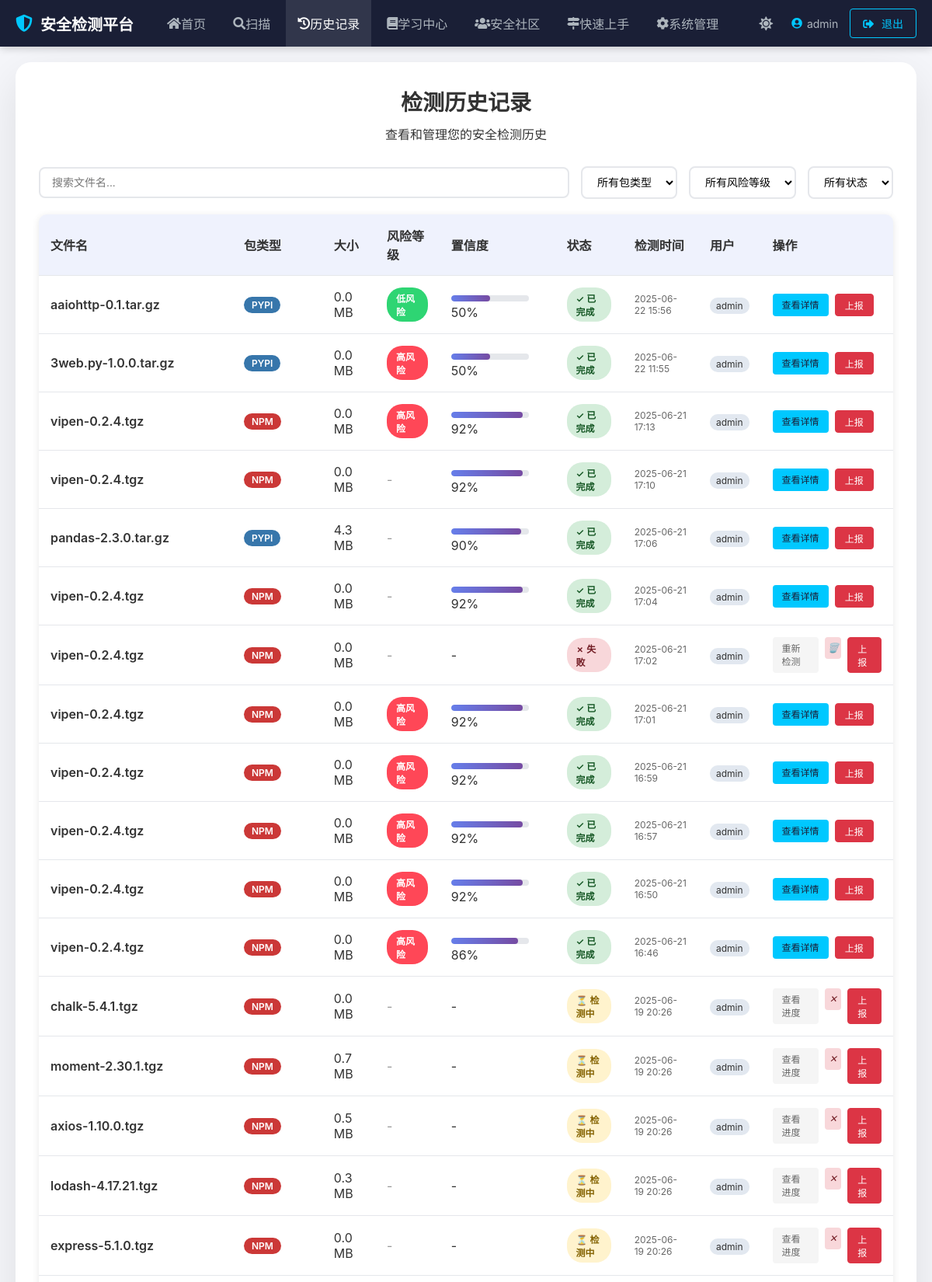
Screenshot of /history (signed in, upper part) with the database file from the repository.
### tables this page shows
CREATE TABLE scan_records (
        id INTEGER PRIMARY KEY AUTOINCREMENT,
        user_id INTEGER NOT NULL,
        filename TEXT NOT NULL,
        file_size INTEGER,
        file_hash TEXT,
        risk_level TEXT,
        confidence REAL,
        scan_status TEXT NOT NULL,
        created_at TIMESTAMP DEFAULT CURRENT_TIMESTAMP,
        scan_time TIMESTAMP,
        package_type TEXT,
        result TEXT,
        error_message TEXT,
        xgboost_result TEXT,
        llm_result TEXT,
        risk_explanation TEXT, malicious_code_snippet TEXT, code_location TEXT, malicious_action TEXT, technical_details TEXT, updated_at TIMESTAMP,
        FOREIGN KEY (user_id) REFERENCES users (id)
    );

CREATE TABLE users (
        id INTEGER PRIMARY KEY AUTOINCREMENT,
        username TEXT UNIQUE NOT NULL,
        email TEXT UNIQUE,
        password_hash TEXT NOT NULL,
        role TEXT NOT NULL DEFAULT 'user',
        last_login TIMESTAMP
    , avatar TEXT, register_time TIMESTAMP);

### app/routes/user.py (the view, shortened to what this page needs)
@user_bp.route('/history')
@login_required
def history():
    conn = None
    try:
        conn = sqlite3.connect(Config.DATABASE_PATH)
        conn.row_factory = sqlite3.Row
        cursor = conn.cursor()
        if session.get('role') == 'admin':
            cursor.execute('''
                SELECT r.id, r.filename, r.file_size, r.risk_level, r.confidence, r.scan_status, r.created_at,
                       r.package_type, u.username
                FROM scan_records r
                JOIN users u ON r.user_id = u.id
                ORDER BY r.created_at DESC
            ''')
        records = cursor.fetchall()
        return render_template('history.html', records=records)
    except Exception as e:
        print(f"Error in history: {e}")
        flash('获取历史记录时出现错误', 'error')
        return render_template('history.html', records=[])
    finally:
        if conn:
            conn.close()

### app/utils/__init__.py (called while the page is built)
def login_required(view):
    @wraps(view)
    def wrapped_view(*args, **kwargs):
        if 'user_id' not in session:
            flash('请先登录', 'error')
            return redirect(url_for('auth.login'))
        return view(*args, **kwargs)
    return wrapped_view

### app/templates/history.html (shortened to what this page needs)
{% extends "base.html" %}
{% block content %}
<div class="history-container">
    <div class="header">
        <h1>检测历史记录</h1>
        <p>查看和管理您的安全检测历史</p>
    </div>
    <div class="search-controls">
        <input type="text" class="search-input" placeholder="搜索文件名..." id="searchInput">
        <select class="filter-select" id="packageTypeFilter">
            <option value="">所有包类型</option>
        </select>
        <select class="filter-select" id="riskFilter">
            <option value="">所有风险等级</option>
        </select>
        <select class="filter-select" id="statusFilter">
            <option value="">所有状态</option>
        </select>
    </div>
    {% if records %}
    <table class="records-table" id="recordsTable">
        <thead>
            <tr>
                <th>文件名</th>
                <th>包类型</th>
                <th>大小</th>
                <th>风险等级</th>
                <th>置信度</th>
                <th>状态</th>
                <th>检测时间</th>
                {% if session.role == 'admin' %}<th>用户</th>{% endif %}
                <th>操作</th>
            </tr>
        </thead>
        <tbody>
            {% for record in records %}
            <tr data-risk="{{ record[3] or '' }}" data-status="{{ record[5] }}" data-filename="{{ record[1] }}" data-package-type="{{ record[7] or 'unknown' }}">
                <td>
                    <div style="font-weight: 600; color: #333;">{{ record[1] }}</div>
                </td>
                <td>
                    <span class="type-badge type-{{ record[7]|lower if record[7] else 'unknown' }}">
                        {{ record[7]|upper if record[7] else '未知' }}
                    </span>
                </td>
                <td>{{ "%.1f"|format(record[2] / 1024 / 1024) }} MB</td>
                <td>
                    {% if record[3] == 'high' %}
                        <span class="risk-badge risk-high">高风险</span>
                    {% elif record[3] == 'medium' %}
                        <span class="risk-badge risk-medium">中等风险</span>
                    {% elif record[3] == 'low' %}
                        <span class="risk-badge risk-low">低风险</span>
                    {% else %}
                        <span style="color: #999;">-</span>
                    {% endif %}
                </td>
                <td>
                    {% if record[4] %}
                        {% set confidence_percent = (record[4] * 100)|int %}
                        <div class="confidence-bar">
                            <div class="confidence-fill" style="width: {{ confidence_percent }}%"></div>
                        </div>
                        <span class="confidence-text">{{ confidence_percent }}%</span>
                    {% else %}
                        <span class="confidence-text">-</span>
                    {% endif %}
                </td>
                <td>
                    {% if record[5] == 'completed' %}
                        <span class="status-badge status-completed">✓ 已完成</span>
                    {% elif record[5] == 'pending' %}
                        <span class="status-badge status-pending">⏳ 检测中</span>
                    {% elif record[5] == 'failed' %}
                        <span class="status-badge status-failed">✗ 失败</span>
                    {% else %}
                        <span class="status-badge status-pending">{{ record[5] }}</span>
                    {% endif %}
                </td>
                <td style="font-size: 12px; color: #666;">
                    {{ record[6][:16] if record[6] else '-' }}
                </td>
                {% if session.role == 'admin' %}
                <td>
                    <span style="font-size: 12px; padding: 3px 8px; background: #e2e8f0; border-radius: 10px;">{{ record[8] }}</span>
                </td>
                {% endif %}
                <td>
                    <div class="action-buttons">
                        {% if record[5] == 'completed' %}
                            <a href="/results/{{ record[0] }}" class="btn-small btn-primary">查看详情</a>
                        {% elif record[5] == 'pending' %}
                            <a href="/progress/{{ record[0] }}" class="btn-small btn-secondary">查看进度</a>
                            <button class="btn-small btn-icon" title="取消" onclick="cancelScan('{{ record[0] }}')" style="background: #f8d7da; color: #721c24;">
                                <i class="cancel-icon">✕</i>
                            </button>
                        {% else %}
                            <a href="#" class="btn-small btn-secondary" onclick="retryDetection('{{ record[0] }}')">重新检测</a>
                            <button class="btn-small btn-icon" title="删除" onclick="deleteRecord('{{ record[0] }}')" style="background: #f8d7da; color: #721c24;">
                                <i class="delete-icon">🗑️</i>
                            </button>
                        {% endif %}
                        <a href="{{ url_for('community.report_anomaly', scan_id=record.id) }}" class="btn-small btn-danger">上报</a>
                    </div>
                </td>
            </tr>
            {% endfor %}
        </tbody>
    </table>
    {% endif %}
</div>
{% endblock %}

### app/templates/base.html (shortened to what this page needs)
<!DOCTYPE html>
<html lang="zh-CN" data-theme="light">
<head>
    <link rel="stylesheet" href="https://cdn.jsdelivr.net/npm/@fortawesome/fontawesome-free@5.15.4/css/all.min.css">
    <link rel="stylesheet" href="{{ url_for('static', filename='css/common.css') }}">
</head>
<body>
    {% if session.user_id %}
    <nav class="navbar">
        <div class="navbar-content">
            <a href="{{ url_for('user.index') }}" class="logo">
                <i class="fas fa-shield-alt"></i>安全检测平台
            </a>
            <ul class="nav-links">
                <li><a href="{{ url_for('user.index') }}" {% if request.path == '/' %}class="active"{% endif %}><i class="fas fa-home"></i> 首页</a></li>
                <li><a href="{{ url_for('scan.scan') }}" {% if request.path == '/scan' %}class="active"{% endif %}><i class="fas fa-search"></i> 扫描</a></li>
                <li><a href="{{ url_for('user.history') }}" {% if request.path == '/history' %}class="active"{% endif %}><i class="fas fa-history"></i> 历史记录</a></li>
                <li class="nav-item dropdown">
                    <a href="#" class="nav-link dropdown-toggle {% if request.path.startswith('/knowledge') or request.path.startswith('/package_encyclopedia') %}active{% endif %}">
                        <i class="fas fa-book"></i> 学习中心
                    </a>
                </li>
                <li><a href="{{ url_for('community.index') }}" class="{% if request.path.startswith('/community') %}active{% endif %}"><i class="fas fa-users"></i> 安全社区</a></li>
                <li><a href="{{ url_for('user.guide') }}" {% if request.path == '/guide' %}class="active"{% endif %}><i class="fas fa-map-signs"></i> 快速上手</a></li>
                {% if session.role == 'admin' %}
                <li><a href="{{ url_for('admin.admin') }}" class="{% if request.path == '/admin/' %}active{% endif %}"><i class="fas fa-cog"></i> 系统管理</a></li>
                {% endif %}
            </ul>
            <div class="user-menu">
                <button id="themeToggle" class="theme-toggle" title="切换主题">
                    <i class="fas fa-sun"></i>
                </button>
                <span class="user-info"><i class="fas fa-user-circle"></i> {{ session.username }}</span>
                <a href="{{ url_for('auth.logout') }}" class="btn btn-outline"><i class="fas fa-sign-out-alt"></i> 退出</a>
            </div>
        </div>
    </nav>
    {% endif %}
    <div class="container">
        {% block content %}{% endblock %}
    </div>
</body>
</html>

### app/static/css/common.css (style rules this page uses)
:root { --card-padding: 20px; --card-border-radius: 6px; --card-shadow: 0 2px 10px rgba(0,0,0,0.08); --card-gap: 20px; --card-bg-color: #ffffff; --card-inner-gap: 16px; --primary-color: #00c8ff; --primary-color-dark: #00a6d6; --secondary-color: #1a1f36; --text-color: #333; --text-color-light: #666; --border-color: #e6e8eb; --bg-color: #f5f6fa; --danger-color: #dc3545; --success-color: #28a745; --warning-color: #ffc107; --info-color: #17a2b8; --navbar-bg: #1a1f36; --navbar-text: #adb5bd; --navbar-text-active: #fff; --navbar-hover: rgba(255,255,255,0.1); --input-bg: #fff; --input-border: #ced4da; --input-text: #333; --table-header-bg: #f8f9fa; --table-border: #e6e8eb; --table-stripe: #f8f9fa; --table-hover: #f1f5f9; }
.btn { display: inline-flex; align-items: center; justify-content: center; padding: 8px 16px; border-radius: 4px; font-weight: 500; text-decoration: none; transition: all 0.2s ease; text-align: center; border: none; cursor: pointer; font-size: 14px; }
.btn i { margin-right: 6px; }
.btn-primary { background: var(--primary-color); color: var(--secondary-color); }
.btn-secondary { background: var(--bg-color); color: var(--text-color); border: 1px solid var(--border-color); }
.btn-outline { background: transparent; color: var(--primary-color); border: 1px solid var(--primary-color); }
.btn-danger { background: var(--danger-color); color: white; }
.theme-toggle { background: none; border: none; color: var(--navbar-text); cursor: pointer; font-size: 18px; display: flex; align-items: center; justify-content: center; width: 36px; height: 36px; border-radius: 50%; transition: all 0.3s ease; }

### app/templates/history.html (style rules this page uses)
.history-container { background: rgba(255, 255, 255, 0.95); backdrop-filter: blur(10px); padding: 30px; border-radius: 20px; box-shadow: 0 20px 60px rgba(0,0,0,0.1); margin: 0 auto; }
.header { text-align: center; margin-bottom: 30px; }
.header h1 { color: #333; margin-bottom: 10px; font-size: 28px; }
.search-controls { display: flex; gap: 15px; margin-bottom: 20px; align-items: center; flex-wrap: wrap; }
.search-input { flex: 1; min-width: 200px; padding: 10px 15px; border: 2px solid #e5e7eb; border-radius: 8px; font-size: 14px; }
.filter-select { padding: 10px 15px; border: 2px solid #e5e7eb; border-radius: 8px; font-size: 14px; background: white; }
.records-table { width: 100%; border-collapse: collapse; margin-bottom: 20px; background: white; border-radius: 10px; overflow: hidden; box-shadow: 0 2px 10px rgba(0,0,0,0.1); }
.records-table th, .records-table td { padding: 15px; text-align: left; border-bottom: 1px solid #e5e7eb; }
.records-table th { background: rgba(102, 126, 234, 0.1); font-weight: 600; color: #333; }
.risk-badge { display: inline-block; padding: 5px 12px; border-radius: 20px; font-size: 12px; font-weight: 600; color: white; }
.risk-high { background: #ff4757; }
.risk-low { background: #2ed573; }
.type-badge { display: inline-block; padding: 3px 10px; border-radius: 12px; font-size: 12px; font-weight: 600; color: #fff; }
.type-pypi { background: #3776ab; }
.type-npm { background: #cb3837; }
.confidence-bar { width: 100px; height: 8px; background: #e5e7eb; border-radius: 4px; overflow: hidden; display: inline-block; }
.confidence-fill { height: 100%; background: linear-gradient(90deg, #667eea 0%, #764ba2 100%); border-radius: 4px; }
.status-badge { display: inline-block; padding: 5px 12px; border-radius: 20px; font-size: 12px; font-weight: 600; }
.status-completed { background: #d4edda; color: #155724; }
.status-pending { background: #fff3cd; color: #856404; }
.status-failed { background: #f8d7da; color: #721c24; }
.action-buttons { display: flex; gap: 8px; }
.btn-small { padding: 5px 12px; border: none; border-radius: 4px; font-size: 12px; cursor: pointer; text-decoration: none; transition: all 0.3s ease; }
.btn-primary { background: #667eea; color: white; }
.btn-secondary { background: #f5f5f5; color: #666; }
.btn-danger { background: #ff4757; color: white; }
.btn-icon { width: 28px; height: 28px; display: inline-flex; align-items: center; justify-content: center; padding: 0; border-radius: 4px; cursor: pointer; transition: all 0.2s ease; }

### rows the page displays
scan_records: filename "aaiohttp-0.1.tar.gz", package_type "PYPI", record[2]/1024/1024 "0.0", risk_level "低风险", confidence_percent "50", scan_status "✓ 已完成", created_at "2025-06-22 15:56", username "admin"
scan_records: filename "3web.py-1.0.0.tar.gz", package_type "PYPI", record[2]/1024/1024 "0.0", risk_level "高风险", confidence_percent "50", scan_status "✓ 已完成", created_at "2025-06-22 11:55", username "admin"
scan_records: filename "vipen-0.2.4.tgz", package_type "NPM", record[2]/1024/1024 "0.0", risk_level "高风险", confidence_percent "92", scan_status "✓ 已完成", created_at "2025-06-21 17:13", username "admin"
scan_records: filename "vipen-0.2.4.tgz", package_type "NPM", record[2]/1024/1024 "0.0", confidence_percent "92", scan_status "✓ 已完成", created_at "2025-06-21 17:10", username "admin"
scan_records: filename "pandas-2.3.0.tar.gz", package_type "PYPI", record[2]/1024/1024 "4.3", confidence_percent "90", scan_status "✓ 已完成", created_at "2025-06-21 17:06", username "admin"
scan_records: filename "vipen-0.2.4.tgz", package_type "NPM", record[2]/1024/1024 "0.0", confidence_percent "92", scan_status "✓ 已完成", created_at "2025-06-21 17:04", username "admin"
scan_records: filename "vipen-0.2.4.tgz", package_type "NPM", record[2]/1024/1024 "0.0", scan_status "✗ 失败", created_at "2025-06-21 17:02", username "admin"
scan_records: filename "vipen-0.2.4.tgz", package_type "NPM", record[2]/1024/1024 "0.0", risk_level "高风险", confidence_percent "92", scan_status "✓ 已完成", created_at "2025-06-21 17:01", username "admin"
scan_records: filename "vipen-0.2.4.tgz", package_type "NPM", record[2]/1024/1024 "0.0", risk_level "高风险", confidence_percent "92", scan_status "✓ 已完成", created_at "2025-06-21 16:59", username "admin"
scan_records: filename "vipen-0.2.4.tgz", package_type "NPM", record[2]/1024/1024 "0.0", risk_level "高风险", confidence_percent "92", scan_status "✓ 已完成", created_at "2025-06-21 16:57", username "admin"
scan_records: filename "vipen-0.2.4.tgz", package_type "NPM", record[2]/1024/1024 "0.0", risk_level "高风险", confidence_percent "92", scan_status "✓ 已完成", created_at "2025-06-21 16:50", username "admin"
scan_records: filename "vipen-0.2.4.tgz", package_type "NPM", record[2]/1024/1024 "0.0", risk_level "高风险", confidence_percent "86", scan_status "✓ 已完成", created_at "2025-06-21 16:46", username "admin"
scan_records: filename "chalk-5.4.1.tgz", package_type "NPM", record[2]/1024/1024 "0.0", scan_status "⏳ 检测中", created_at "2025-06-19 20:26", username "admin"
scan_records: filename "moment-2.30.1.tgz", package_type "NPM", record[2]/1024/1024 "0.7", scan_status "⏳ 检测中", created_at "2025-06-19 20:26", username "admin"
scan_records: filename "axios-1.10.0.tgz", package_type "NPM", record[2]/1024/1024 "0.5", scan_status "⏳ 检测中", created_at "2025-06-19 20:26", username "admin"
scan_records: filename "lodash-4.17.21.tgz", package_type "NPM", record[2]/1024/1024 "0.3", scan_status "⏳ 检测中", created_at "2025-06-19 20:26", username "admin"
scan_records: filename "express-5.1.0.tgz", package_type "NPM", record[2]/1024/1024 "0.0", scan_status "⏳ 检测中", created_at "2025-06-19 20:26", username "admin"

### other values shown
{{ session.username }} "admin"
